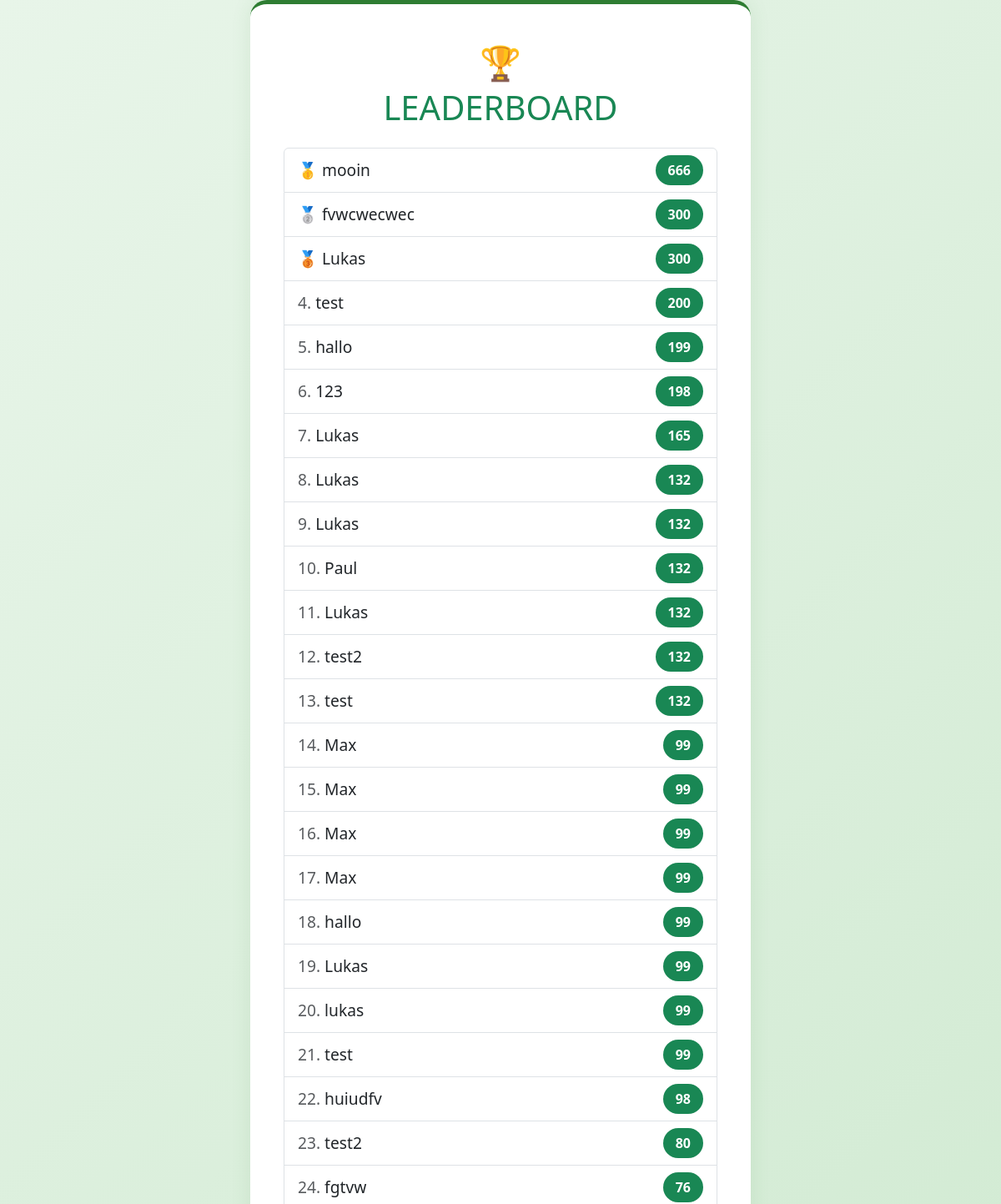
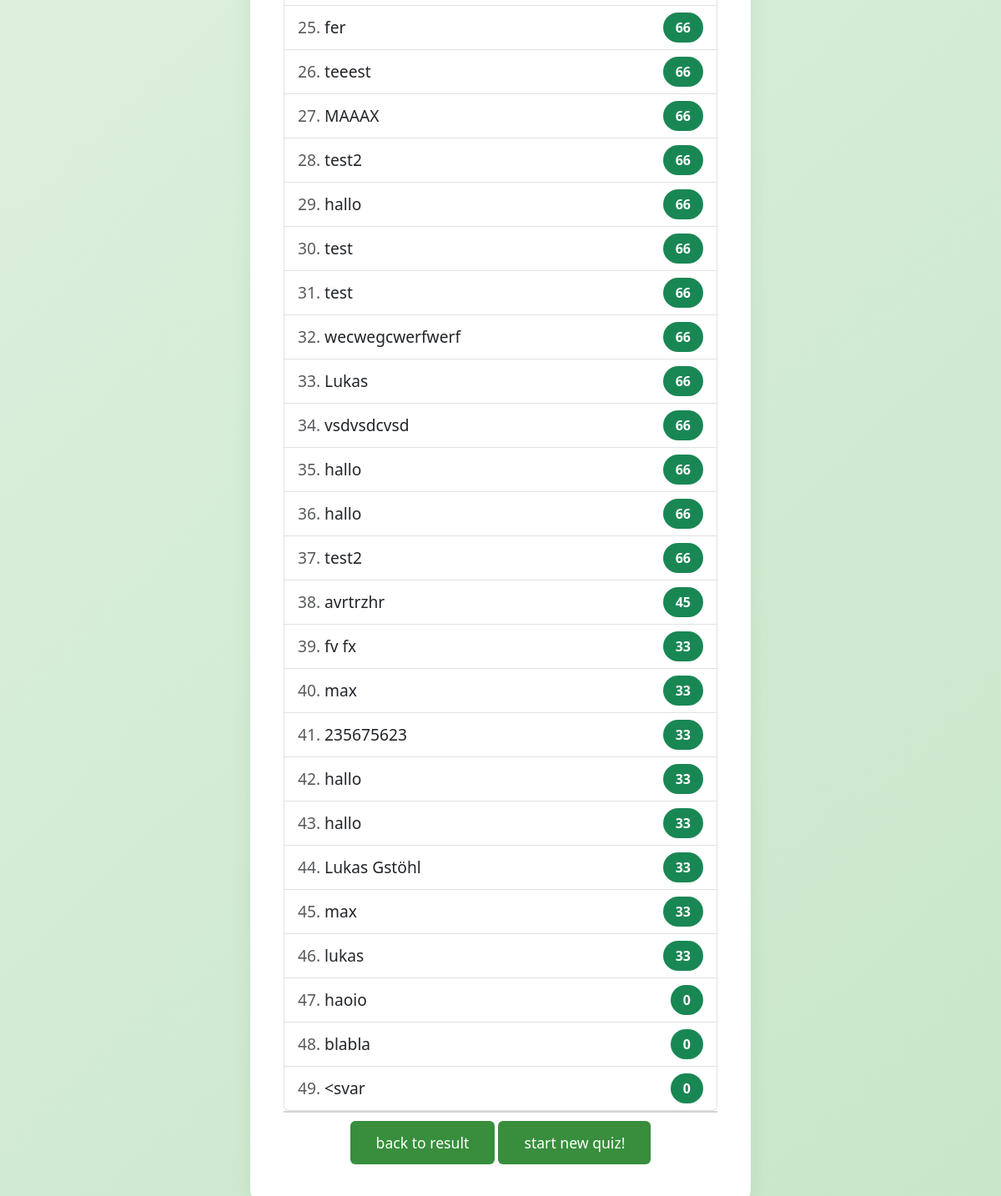
Page /leaderboard/ on the earlier database version (2 pictures, top to bottom).
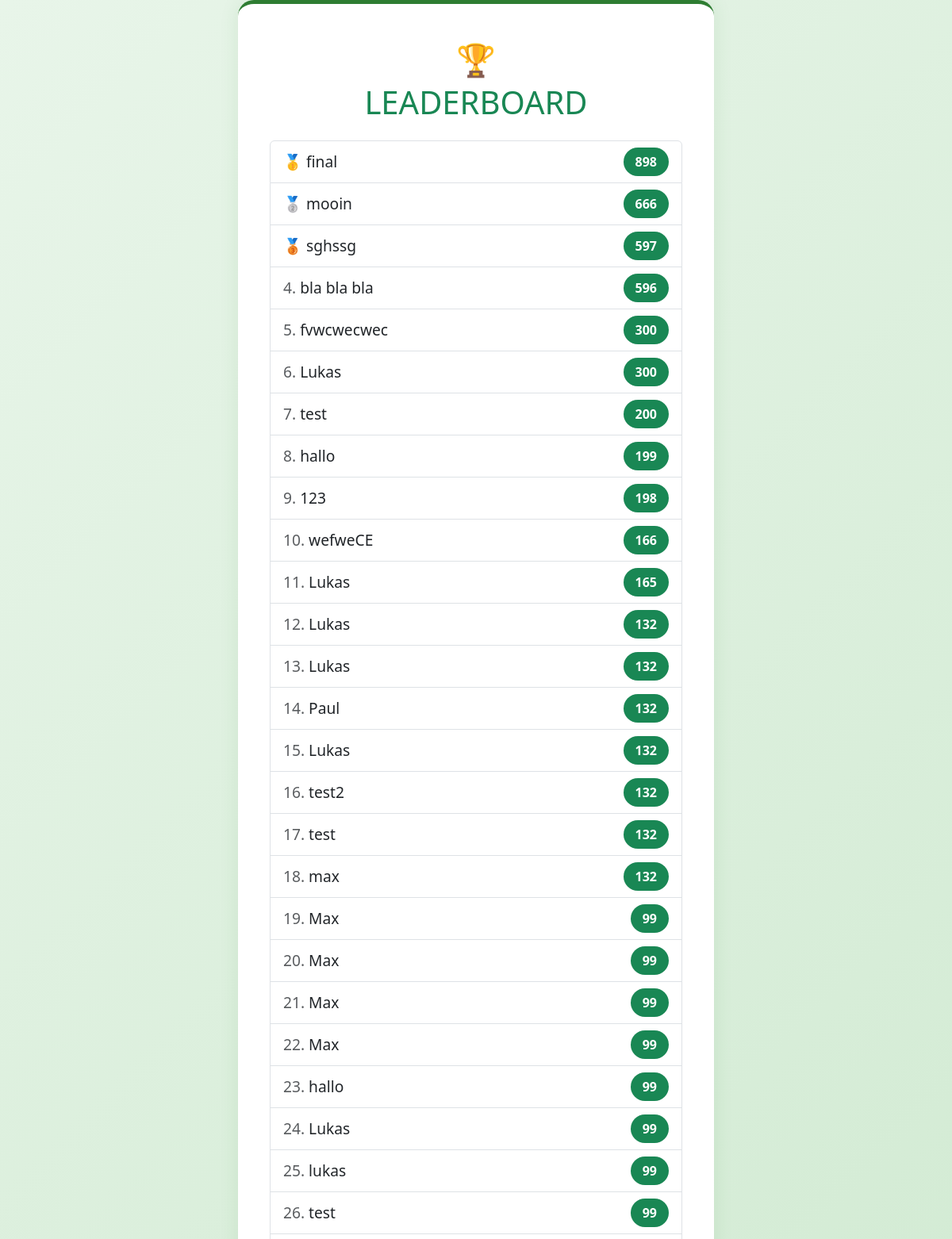
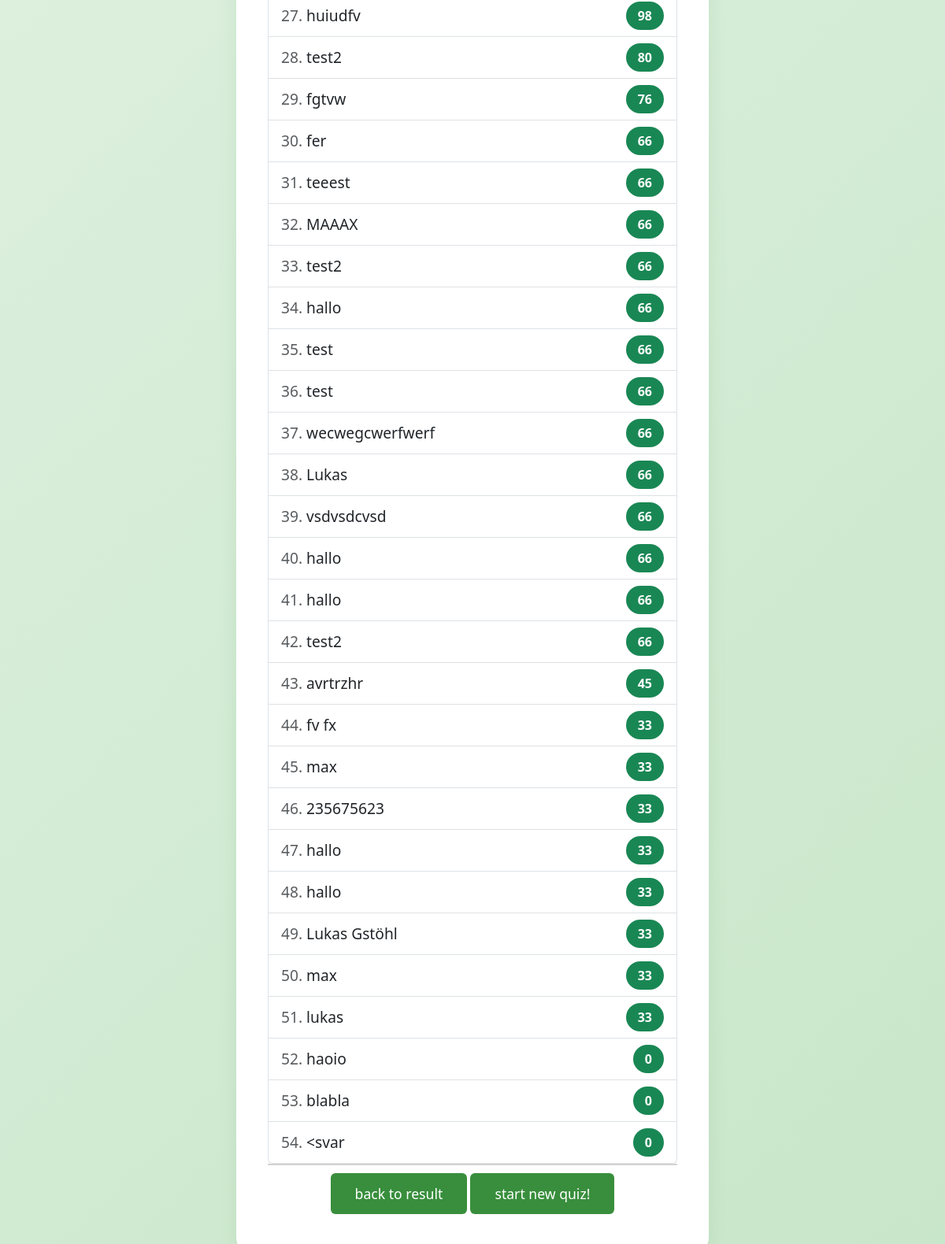
Same page on the later database version (2 pictures, top to bottom).
### quiz/models.py (models this page shows, shortened)
class UserScore(models.Model):
    name = models.CharField(max_length=100)
    total_score = models.IntegerField()
    include_in_leaderboard = models.BooleanField(default=True)

### quiz/views.py (the view)
# urls.py: path('leaderboard/', views.leaderboard, name="leaderboard"),
def leaderboard(request):
    leaderboard_data = UserScore.objects.filter(include_in_leaderboard=True).order_by('-total_score')
    current_user_pk = request.session.get('current_user_pk')
    context = {
        'leaderboard': leaderboard_data,
        'current_user_pk': current_user_pk,
    }
    return render(request, 'quiz/leaderboard.html', context)

### quiz/templates/quiz/leaderboard.html (shortened to what this page needs)
<!DOCTYPE html>
<html lang="de">
<head>
    <link href="https://cdn.jsdelivr.net/npm/bootstrap@5.3.0/dist/css/bootstrap.min.css" rel="stylesheet">
</head>
<body>
    <div class="leaderboard-container text-center">
        <div class="mb-4">
            <span style="font-size: 2.5rem;">🏆</span>
            <h2 class="leaderboard-title text-success">LEADERBOARD</h2>
        </div>
        <ul class="list-group text-start">
            {% for user in leaderboard %}
            <li class="list-group-item d-flex justify-content-between align-items-center {% if user.id == current_user_pk %}highlight{% endif %}"
                >
                <div>
                    {% if forloop.counter == 1 %}
                    🥇
                    {% elif forloop.counter == 2 %}
                    🥈
                    {% elif forloop.counter == 3 %}
                    🥉
                    {% else %}
                    <span class="text-muted">{{ forloop.counter }}.</span>
                    {% endif %}
                    {{ user.name }}
                </div>
                <span class="badge bg-success rounded-pill">{{ user.total_score }}</span>
            </li>
            {% endfor %}
        </ul>
        <div class="sticky-bar text-center">
            <a href="{% url 'results' %}" class="btn btn-eco">back to result</a>
            <a href="{% url 'index' %}" class="btn btn-eco">start new quiz!</a>
        </div>
    </div>
</body>
</html>

### quiz/templates/quiz/leaderboard.html (style rules this page uses)
body { background-color: #f0faf0; background-image: linear-gradient(135deg, #e8f5e9 0%, #c8e6c9 100%); min-height: 100vh; display: flex; align-items: center; justify-content: center; }
.leaderboard-container { background-color: white; border-radius: 20px; padding: 40px; box-shadow: 0 0 25px rgba(46, 125, 50, 0.1); border-top: 5px solid #2e7d32; max-width: 600px; width: 100%; }
.leaderboard-title { font-size: 2.5rem; }
.list-group-item { font-size: 1.2rem; }
.badge { font-size: 1rem; padding: 10px 15px; }
.btn-eco { background-color: #388e3c; color: white; padding: 12px 30px; font-size: 1.1rem; transition: all 0.3s ease; }
.sticky-bar { position: sticky; bottom: 0; background-color:white; z-index: 1000; padding: 10px 0; width: 100%; border-top: solid 2px lightgray; }

Differences in the rows shown:
added UserScore: name "final", total_score "898"
computed for UserScore "mooin": text "🥇" → "🥈"
added UserScore: name "sghssg", total_score "597"
added UserScore: name "bla bla bla", total_score "596"
computed for UserScore "fvwcwecwec": text "🥈" → "."
computed for UserScore (number 6 of 54 on the later page): text "🥉" → "."
added UserScore: name "wefweCE", total_score "166"
added UserScore: name "max", total_score "132"
